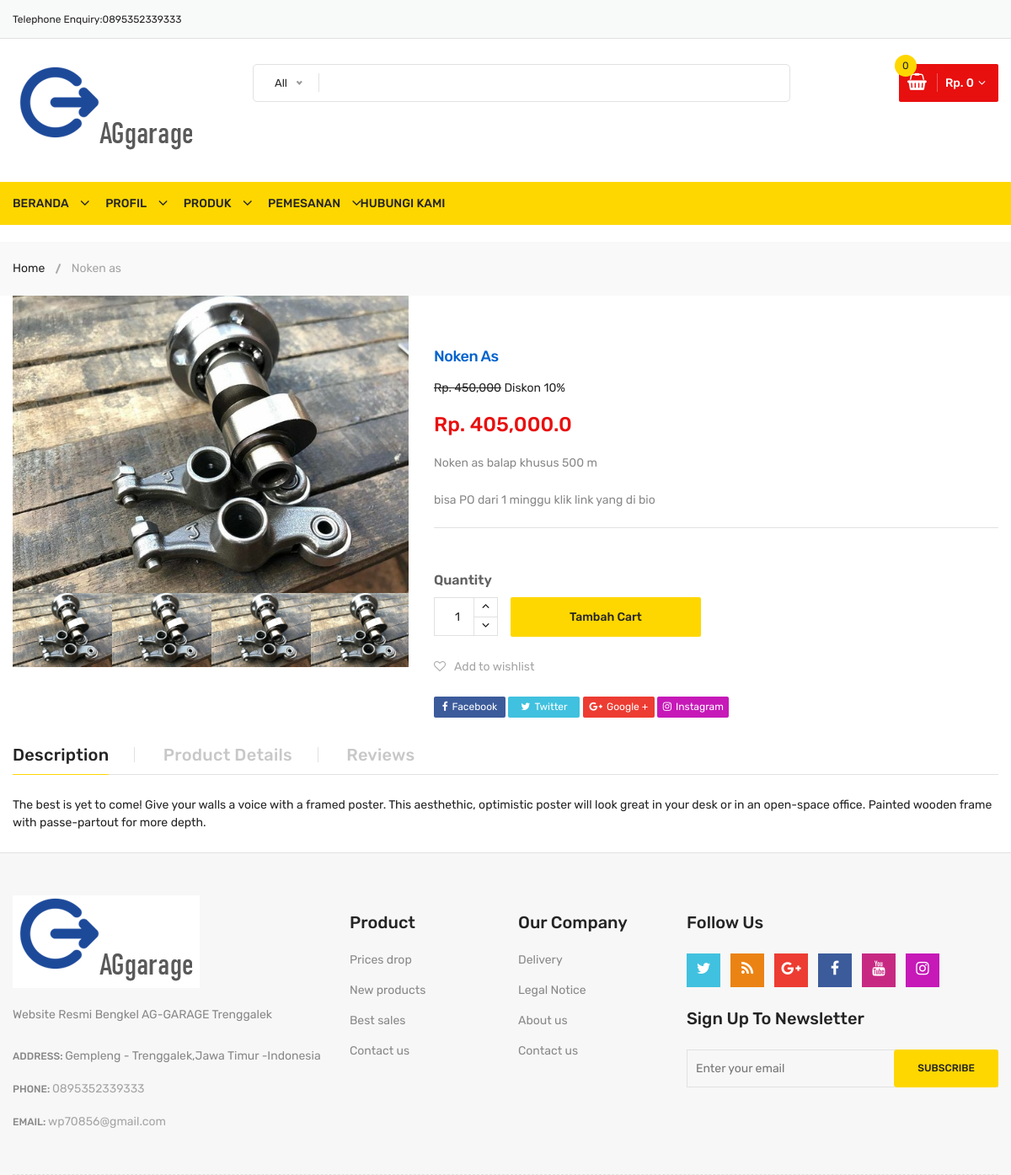
The page /noken/noken-as on the database its author committed.
### pratama/models.py (models this page shows, shortened)
class Produk(models.Model):
    KETERANGAN = (
        ('Baru', 'Baru'),
        ('Lama', 'Lama'),
    )
    class Meta:
        verbose_name_plural = "Data Produk"
    kategori = models.ForeignKey(
        Kategori, null=True, blank=True, related_name="produks", on_delete=models.SET_NULL)
    nama_produk = models.CharField(max_length=200, blank=True, null=True)
    gambar = models.ImageField(upload_to='gambar/banner', blank=False,
                               null=True, verbose_name="Gambar (640 x 640 pixel)")
    gambar_satu = models.ImageField(
        upload_to='gambar/banner', blank=False, null=True, verbose_name="Gambar (270 x 250 pixel)")
    gambar_dua = models.ImageField(
        upload_to='gambar/banner', blank=False, null=True, verbose_name="Gambar (270 x 250 pixel)")
    gambar_tiga = models.ImageField(
        upload_to='gambar/banner', blank=False, null=True, verbose_name="Gambar (270 x 250 pixel)")
    gambar_empat = models.ImageField(
        upload_to='gambar/banner', blank=False, null=True, verbose_name="Gambar (270 x 250 pixel)")
    gambar_lima = models.ImageField(
        upload_to='gambar/banner', blank=False, null=True, verbose_name="Gambar (270 x 250 pixel)")
    slug = models.SlugField(max_length=200, unique=True)
    keterangan = RichTextField(blank=True, null=True)
    harga = models.PositiveIntegerField(blank=True, null=True)
    no_whatsup = models.PositiveBigIntegerField(blank=True, null=True,)
    tanggal_upload = models.DateTimeField(auto_now_add=True, null=True)
    diskon = models.IntegerField(
        default=0,  blank=True, null=True, verbose_name="Diskon %")
    dibeli = models.IntegerField(default=0,  blank=True, null=True)
    keterangan_barang = models.CharField(
        max_length=200, null=True, choices=KETERANGAN)
    @property
    def setelah_diskon(self):
        if self.diskon == 0:
            nilai_diskon = self.harga
        else:
            jml = self.diskon / 100
            nilai_diskon = self.harga - (jml * self.harga)
        return nilai_diskon

### pratama/views.py (the view)
# urls.py: path('<slug:kategori_slug>/<slug:slug>', views.produk, name='produk'),
def produk(request, kategori_slug, slug):
    produk = get_object_or_404(Produk, slug=slug)
    related = Produk.objects.filter(kategori=produk.kategori.id)
    jml = related.count()
    cart_product_form = CartAddProductForm()
    context = {
        "judul": "Halaman Produk Kami",
        "produk": produk,
        "related": related,
        "jml": jml,
        "cart_product_form": cart_product_form,
    }
    return render(request, 'produk.html', context)

### pratama/templates/produk.html (shortened to what this page needs)
{% extends "base.html" %}
{% block content %}
{% load static %}
{% load humanize %}
<div class="breadcrumb-area">
    <div class="container">
        <div class="breadcrumb-content">
            <ul>
                <li><a href="index.html">Home</a></li>
                <li class="active">{{produk.nama_produk}}</li>
            </ul>
        </div>
    </div>
</div>
<div class="content-wraper">
    <div class="container">
        <div class="row single-product-area">
            <div class="col-lg-5 col-md-6">
                <div class="product-details-left">
                    <div class="product-details-images slider-navigation-1">
                        <div class="lg-image">
                            <img src="{{produk.gambar.url}}" alt="{{produk.nama_produk}}">
                        </div>
                    </div>
                    <div class="product-details-thumbs slider-thumbs-1">
                        <div class="sm-image"><img src="{{produk.gambar.url}}" alt="{{produk.nama_produk}}"></div>
                        {% if produk.gambar_satu %}
                        <div class="sm-image"><img src="{{produk.gambar_satu.url}}" alt="{{produk.nama_produk}}"></div>
                        {% endif %}
                        {% if produk.gambar_empat %}
                        <div class="sm-image"><img src="{{produk.gambar_empat.url}}" alt="{{produk.nama_produk}}"></div>
                        {% endif %}
                        {% if produk.gambar_lima %}
                        <div class="sm-image"><img src="{{produk.gambar_lima.url}}" aalt="{{produk.nama_produk}}"></div>
                        {% endif %}
                    </div>
                </div>
            </div>
            <div class="col-lg-7 col-md-6">
                <div class="product-details-view-content pt-60">
                    <div class="product-info">
                        <h2>{{produk.nama_produk}}</h2>
                        {% if produk.diskon == 0 %}
                        <div class="price-box pt-20">
                            <span class="new-price new-price-2">Rp. {{produk.setelah_diskon|intcomma}}</span>
                        </div>
                        {% else %}
                        <span class="old-price"><s>Rp. {{produk.harga|intcomma}}</s></span>
                        Diskon <span class="discount-percentage">{{produk.diskon}}%</span>
                        <div class="price-box pt-20">
                            <span class="new-price new-price-2">Rp. {{produk.setelah_diskon|intcomma}}</span>
                        </div>
                        {% endif %}
                        <div class="product-desc">
                            <p>
                                <span>{{produk.keterangan|safe}}
                                </span>
                            </p>
                        </div>
                        <div class="single-add-to-cart">
                            <form action="{% url 'cart_add' produk.id %}" method="post" class="cart-quantity">
                                <div class="quantity">
                                    <label>Quantity</label>
                                    <div class="cart-plus-minus">
                                        <input class="cart-plus-minus-box" name="quantity" value="1" type="text">
                                        <div class="dec qtybutton"><i class="fa fa-angle-down"></i></div>
                                        <div class="inc qtybutton"><i class="fa fa-angle-up"></i></div>
                                    </div>
                                </div>
                                <button class="add-to-cart" type="submit">Tambah cart</button>
                            </form>
                        </div>
                        <div class="product-additional-info pt-25">
                            <a class="wishlist-btn" href="wishlist.html"><i class="fa fa-heart-o"></i>Add to
                                wishlist</a>
                            <div class="product-social-sharing pt-25">
                                <ul>
                                    <li class="facebook"><a href="#"><i class="fa fa-facebook"></i>Facebook</a></li>
                                    <li class="twitter"><a href="#"><i class="fa fa-twitter"></i>Twitter</a></li>
                                    <li class="google-plus"><a href="#"><i class="fa fa-google-plus"></i>Google +</a>
                                    </li>
                                    <li class="instagram"><a href="#"><i class="fa fa-instagram"></i>Instagram</a></li>
                                </ul>
                            </div>
                        </div>
                    </div>
                </div>
            </div>
        </div>
    </div>
</div>
<div class="product-area pt-35">
    <div class="container">
        <div class="row">
            <div class="col-lg-12">
                <div class="li-product-tab">
                    <ul class="nav li-product-menu">
                        <li><a class="active" data-toggle="tab" href="#description"><span>Description</span></a></li>
                        <li><a data-toggle="tab" href="#product-details"><span>Product Details</span></a></li>
                        <li><a data-toggle="tab" href="#reviews"><span>Reviews</span></a></li>
                    </ul>
                </div>
            </div>
        </div>
        <div class="tab-content">
            <div id="description" class="tab-pane active show" role="tabpanel">
                <div class="product-description">
                    <span>The best is yet to come! Give your walls a voice with a framed poster. This aesthethic,
                        optimistic poster will look great in your desk or in an open-space office. Painted wooden frame
                        with passe-partout for more depth.</span>
                </div>
            </div>
        </div>
    </div>
</div>
{% endblock content %}

### rows shown on the page
Produk: nama_produk "Noken as", gambar (picture), gambar_satu (picture), gambar_empat (picture), gambar_lima (picture), nama_produk "Noken As", harga "450,000", diskon "10", setelah_diskon "405,000.0", keterangan "Noken as balap khusus 500 m bisa PO dari 1 minggu klik link yang di bio"
